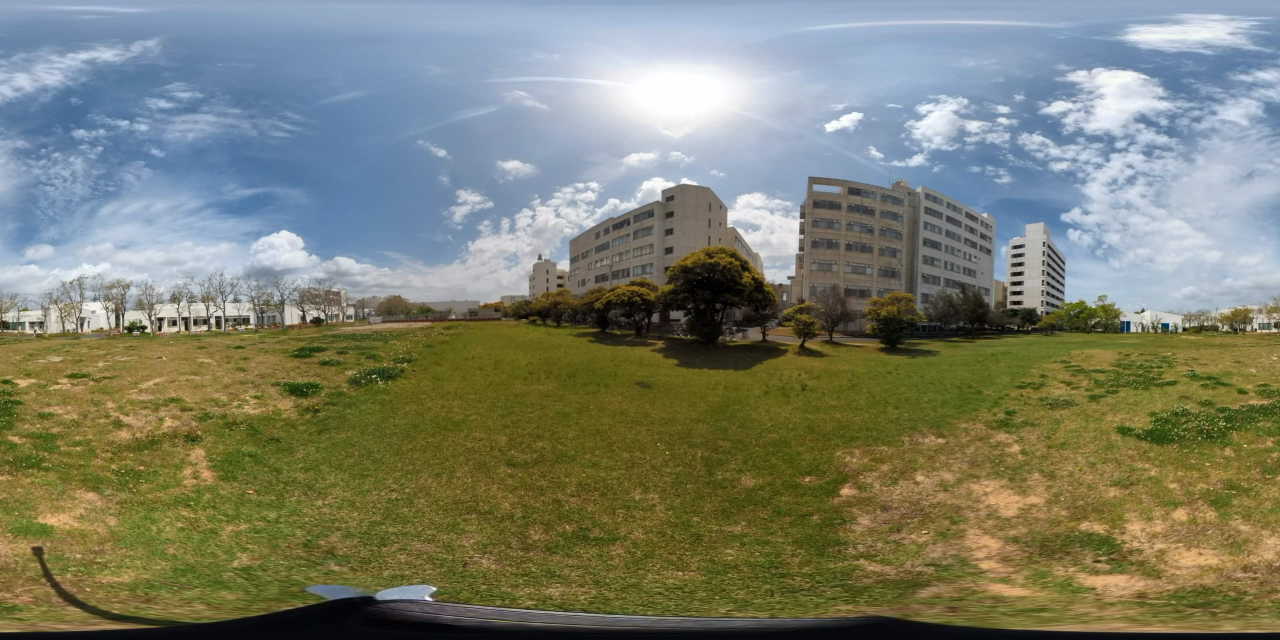
#> input picture assignment-2/IMG_20260422_104136_012.jpg, 3840 x 1920 px (shown at 1/3 size)
$ python assignment_2_main.py
#> lines starting #> are read from the running program, lines starting #| are printed output that depends on the picture
#> further down, img is the input picture: shape (1920, 3840, 3); mean B, G, R 110.6, 127.6, 124.1
import cv2
import numpy as np
import math


def equirectangular_to_perspective_xy_rotation(
    img,
    fov_x_deg,
    fov_y_deg,
    theta_eye_deg,  # Y軸回り：左右
    phi_eye_deg,    # X軸回り：上下
    out_w,
    out_h
):
    """
    正距円筒画像から、X軸・Y軸まわりの回転を入れた透視投影画像を生成する

    theta_eye_deg > 0 : 右方向を見る
    phi_eye_deg   > 0 : 下方向を見る
    """
#> called with fov_x_deg = 60, fov_y_deg = 40, theta_eye_deg = 0, phi_eye_deg = 20, out_w = 1200, out_h = 700

    in_h, in_w = img.shape[:2]
#> in_h = 1920; in_w = 3840

    fov_x = math.radians(fov_x_deg)
    fov_y = math.radians(fov_y_deg)

    theta_eye = math.radians(theta_eye_deg)
    phi_eye = math.radians(phi_eye_deg)

    dx = 2.0 * math.tan(fov_x / 2.0) / out_w
    dy = 2.0 * math.tan(fov_y / 2.0) / out_h

    # Y軸まわりの回転行列：左右方向
    R_y = np.array([
        [ math.cos(theta_eye), 0.0, math.sin(theta_eye)],
        [ 0.0,                 1.0, 0.0                ],
        [-math.sin(theta_eye), 0.0, math.cos(theta_eye)]
    ])

    # X軸まわりの回転行列：上下方向
    R_x = np.array([
        [1.0, 0.0,               0.0              ],
        [0.0, math.cos(phi_eye), -math.sin(phi_eye)],
        [0.0, math.sin(phi_eye),  math.cos(phi_eye)]
    ])

    # 先にX軸回転、その後Y軸回転
    R = R_y @ R_x

    out_img = np.zeros((out_h, out_w, 3), dtype=np.uint8)

    for vp in range(out_h):
        for up in range(out_w):
            x = (up - out_w / 2.0) * dx
            y = (vp - out_h / 2.0) * dy
            z = 1.0

            vec = np.array([x, y, z])

            # X軸・Y軸方向に回転
            vec_rot = R @ vec

            x_rot = vec_rot[0]
            y_rot = vec_rot[1]
            z_rot = vec_rot[2]

            theta = math.atan2(x_rot, z_rot)
            phi = -math.atan2(y_rot, math.sqrt(x_rot * x_rot + z_rot * z_rot))

            ue = (theta + math.pi) * in_w / (2.0 * math.pi)
            ve = (math.pi / 2.0 - phi) * in_h / math.pi

            ue_int = int(round(ue)) % in_w
            ve_int = int(round(ve))

            if 0 <= ve_int < in_h:
                out_img[vp, up] = img[ve_int, ue_int]
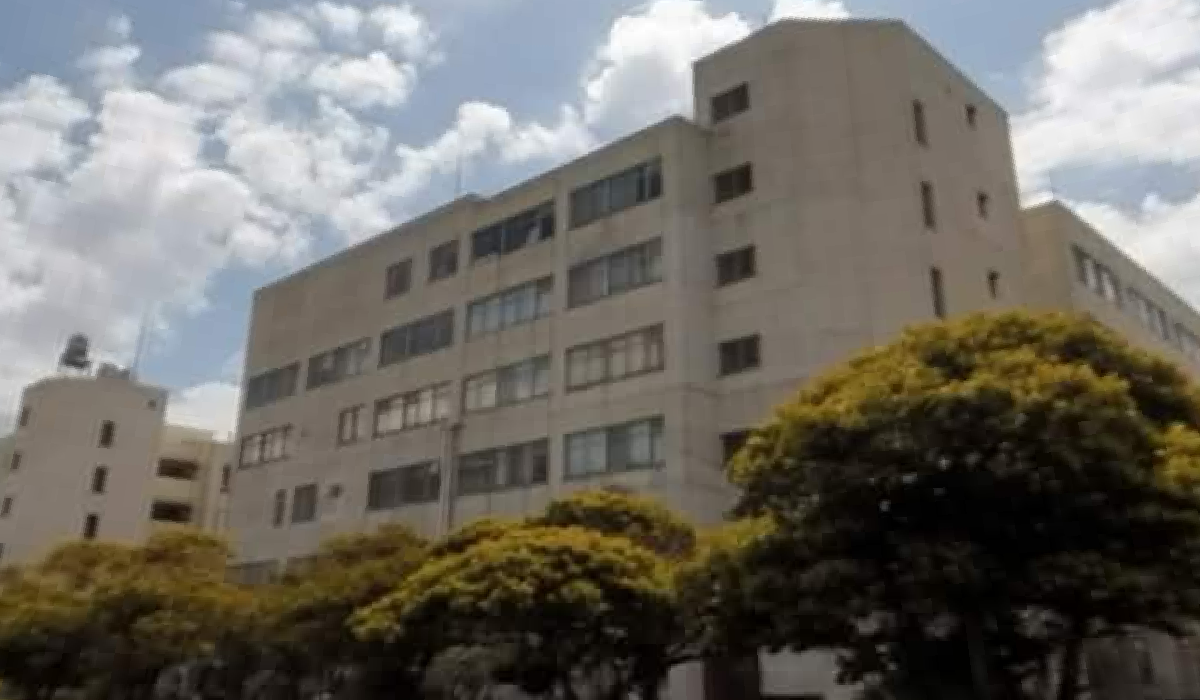
#> out_img: shape (700, 1200, 3); mean B, G, R 100.9, 107.8, 111

    return out_img


if __name__ == "__main__":
    input_path = "IMG_20260422_104136_012.jpg"
    output_path = "perspective_xy_rotation.jpg"

    img = cv2.imread(input_path)
    if img is None:
        raise FileNotFoundError(f"画像を読み込めません: {input_path}")

    out = equirectangular_to_perspective_xy_rotation(
        img,
        fov_x_deg=60,
        fov_y_deg=40,
        theta_eye_deg=0,   # 左右方向：+で右
        phi_eye_deg=20,    # 上下方向：+で下、-で上
        out_w=1200,
        out_h=700
    )

    cv2.imwrite(output_path, out)
    print(f"保存しました: {output_path}")

$ run again, with assignment-2/IMG_20260422_104206_271.jpg copied over assignment-2/IMG_20260422_104136_012.jpg
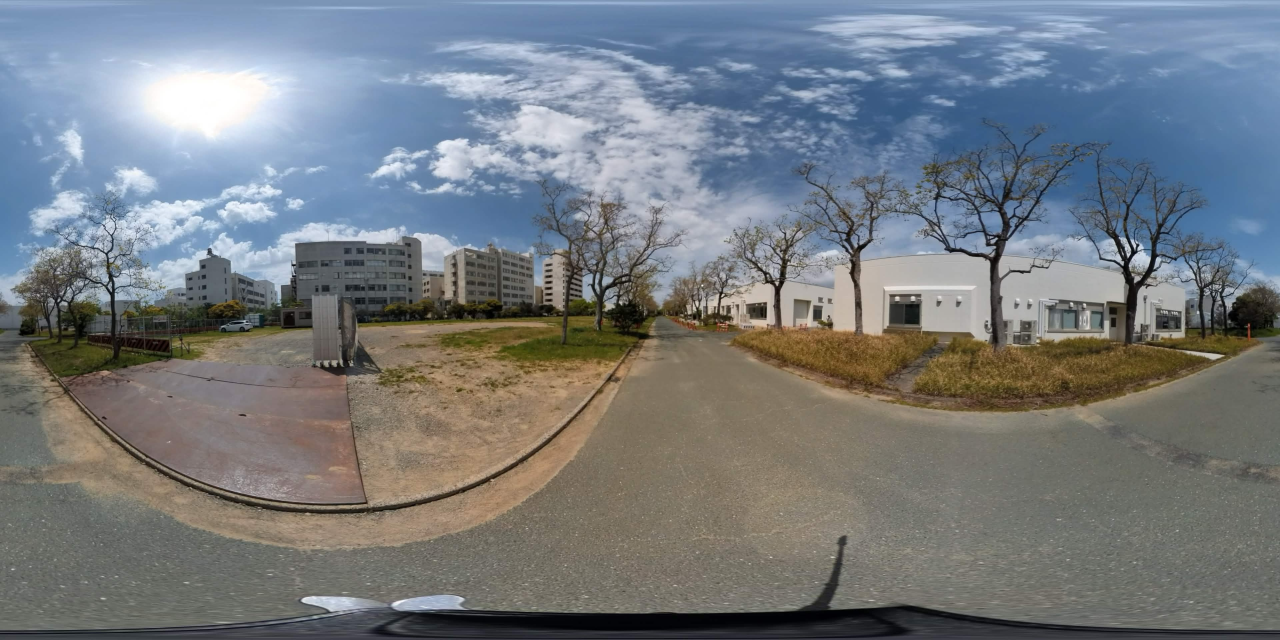
#> input picture assignment-2/IMG_20260422_104206_271.jpg, 3840 x 1920 px (shown at 1/3 size)
#> img is the input picture: shape (1920, 3840, 3); mean B, G, R 128.1, 123.3, 117.8
#> after the loop in equirectangular_to_perspective_xy_rotation, `for vp in range(out_h):`:
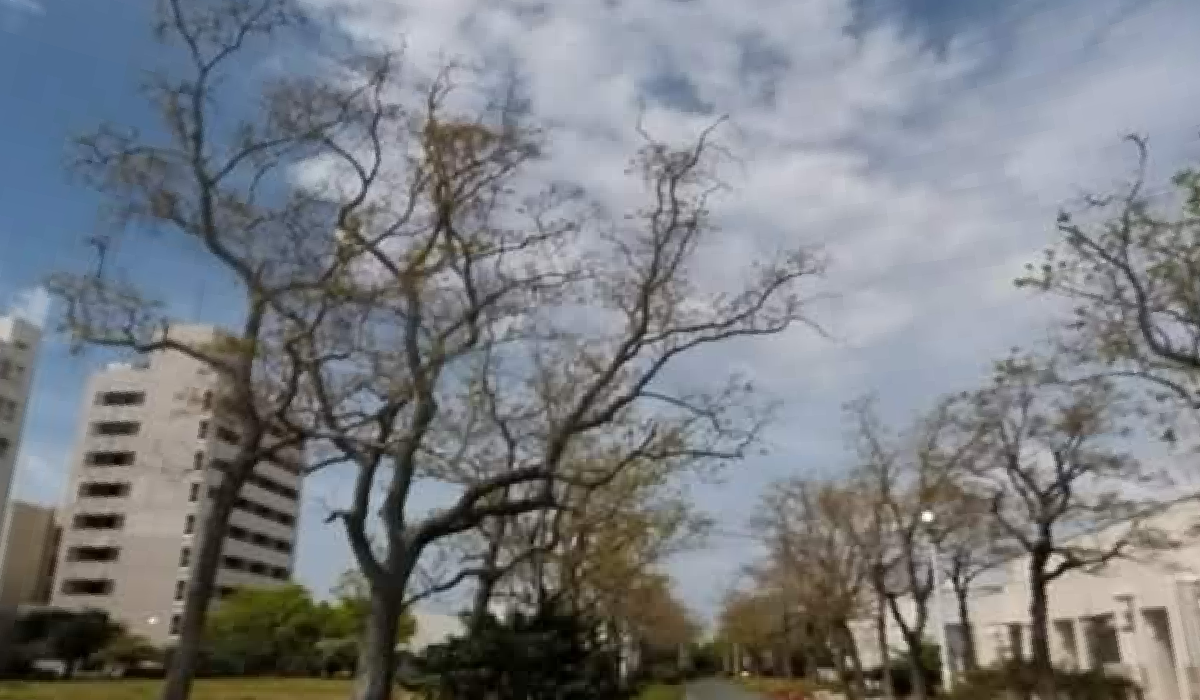
#> out_img: shape (700, 1200, 3); mean B, G, R 129.8, 125.4, 122.2

$ run again, with assignment-2/IMG_20260422_104220_766.jpg copied over assignment-2/IMG_20260422_104136_012.jpg
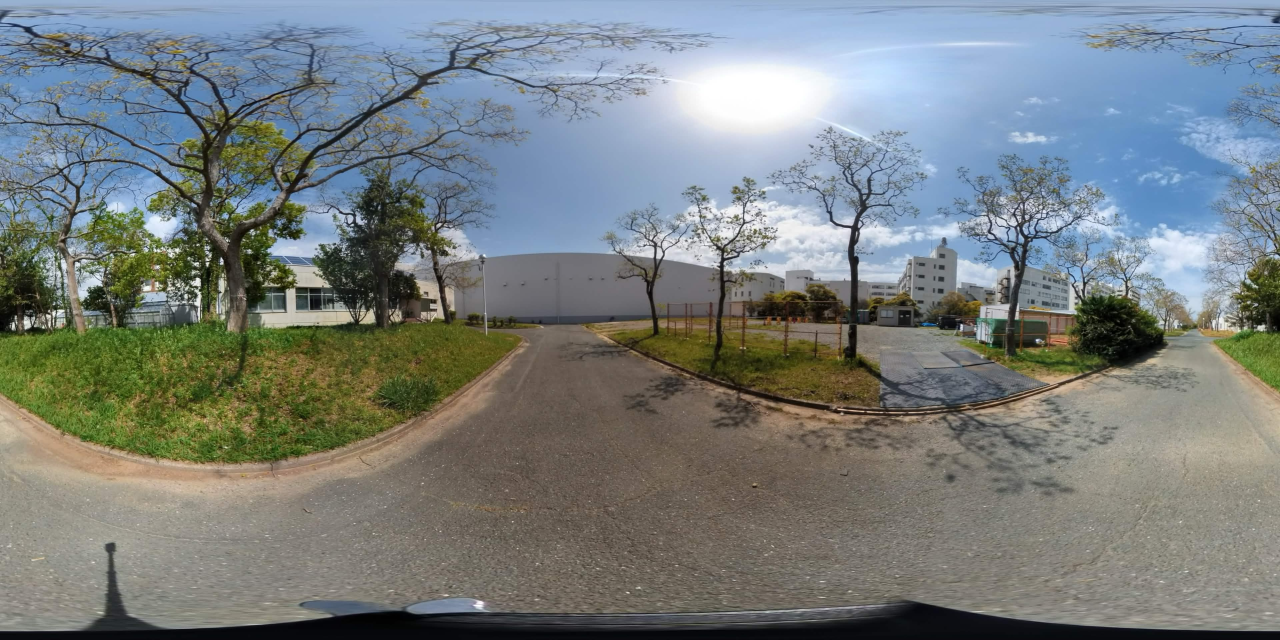
#> input picture assignment-2/IMG_20260422_104220_766.jpg, 3840 x 1920 px (shown at 1/3 size)
#> img is the input picture: shape (1920, 3840, 3); mean B, G, R 127.2, 127.1, 120.3
#> after the loop in equirectangular_to_perspective_xy_rotation, `for vp in range(out_h):`:
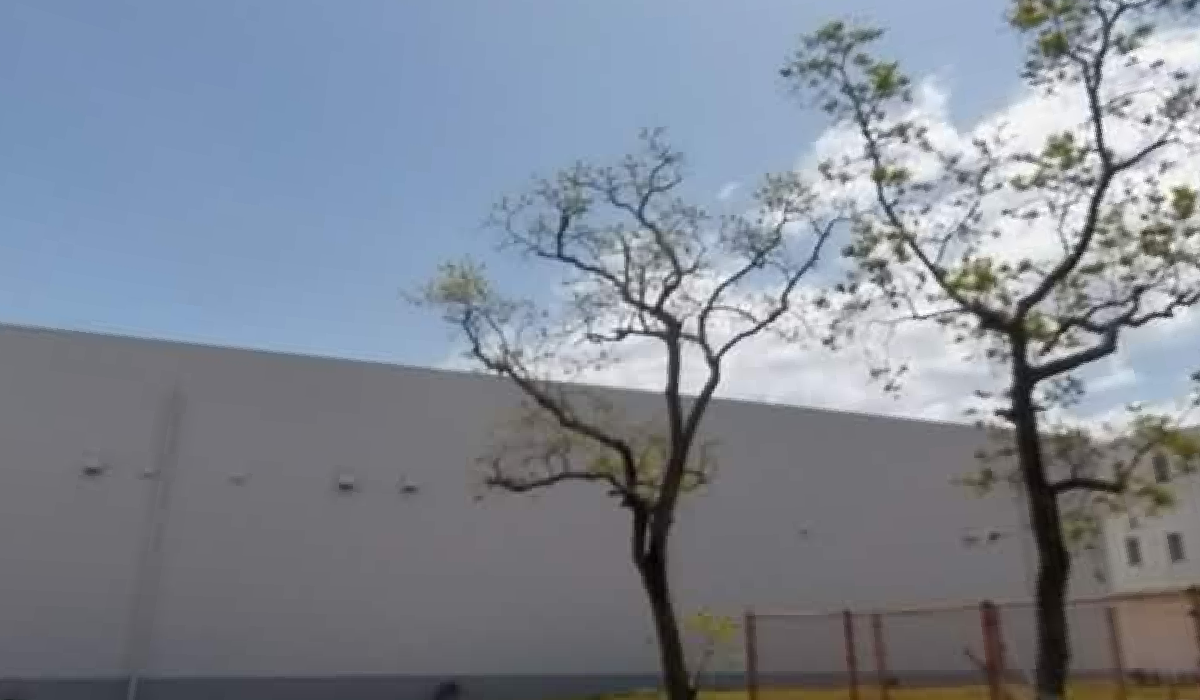
#> out_img: shape (700, 1200, 3); mean B, G, R 147.6, 135.5, 128.1

$ run again, with assignment-2/perspective_by_vector.jpg copied over assignment-2/IMG_20260422_104136_012.jpg
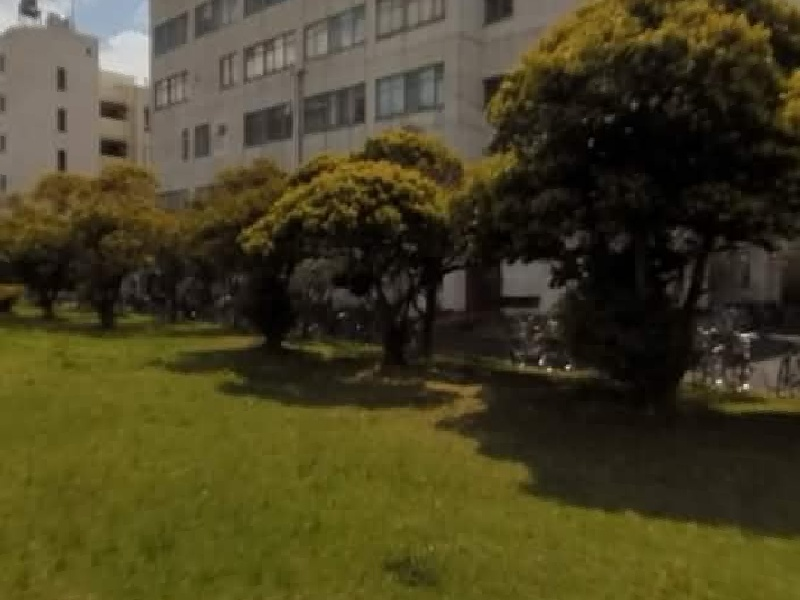
#> input picture assignment-2/perspective_by_vector.jpg, 800 x 600 px
#> img is the input picture: shape (600, 800, 3); mean B, G, R 35, 64.6, 70.8
#> after the loop in equirectangular_to_perspective_xy_rotation, `for vp in range(out_h):`:
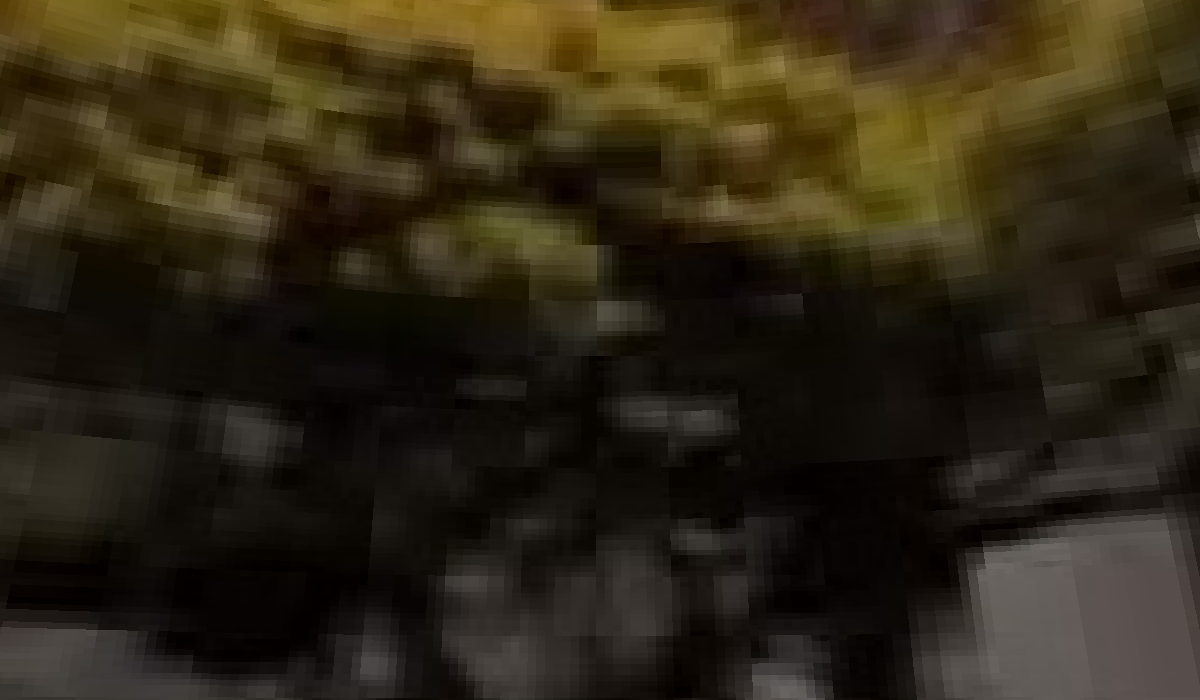
#> out_img: shape (700, 1200, 3); mean B, G, R 21.6, 38.4, 46.4
